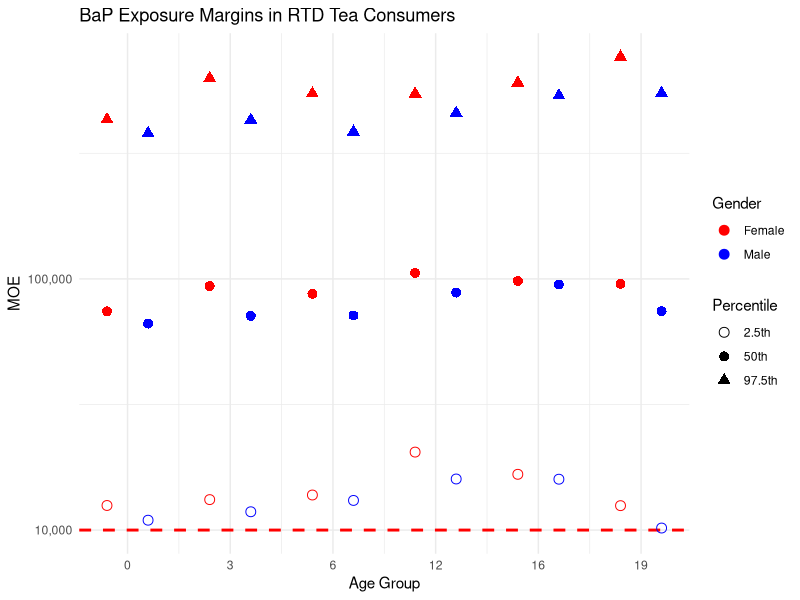

The R source for this figure:
profiles <- data.frame(
  group = c("Male_0_3", "Male_3_6", "Male_6_12", "Male_12_16", "Male_16_18", "Male_19_65", "Female_0_3", "Female_3_6", "Female_6_12","Female_12_16", "Female_16_18", "Female_19_65"),
#Tea consumption data: archived from TFDA public survey from 2017 to 2020
  meanTea = c(158.47, 225.05, 376.35, 524.73, 556.15, 843.99, 126.63, 172.28, 305.67, 379.94, 461.17, 565.50),  
  sdTea = c(116.96, 173.68, 236.96, 346.89, 408.43, 836.87, 91.73, 154.33, 228.84, 256.29, 345.76, 580.28),
#Body weight data: archived from TFDA public survey from 2017 to 2020
  meanW = c(13.46, 20.52, 37.91, 61.75, 67.12, 73.19, 12.27, 19.59, 35.18, 53.45, 58.11, 59.97),
  sdW = c(3.27, 5.04, 13.37, 16.31, 14.19, 14.29, 3.01, 4.51, 11.98, 11.91, 13.99, 11.68)
)

#Benzo[a]pyrene concentrations in 51 tea samples
meanbap <- 0.128
sdbap <- 0.077

n_iter <- 10000
results <- data.frame()

set.seed(123)
for (i in 1:nrow(profiles)) {
  # Extract parameters
  meanTea <- profiles$meanTea[i]
  sdTea <- profiles$sdTea[i]
  meanW <- profiles$meanW[i]
  sdW <- profiles$sdW[i]
  group <- profiles$group[i]
  
  # Simulate consumption (lognormal distribution)
  simTea <- rlnorm(n_iter, 
                   meanlog = log(meanTea^2 / sqrt(sdTea^2 + meanTea^2)),
                   sdlog = sqrt(log(1 + (sdTea^2 / meanTea^2)))) / 1000
  
  # Simulate body weight (lognormal distribution)
  simW <- rlnorm(n_iter, 
                 meanlog = log(meanW^2 / sqrt(sdW^2 + meanW^2)),
                 sdlog = sqrt(log(1 + (sdW^2 / meanW^2))))
  
  # Simulate concentration (lognormal distribution)
  simbap <- rlnorm(n_iter, 
                   meanlog = log(meanbap^2 / sqrt(sdbap^2 + meanbap^2)),
                   sdlog = sqrt(log(1 + (sdbap^2 / meanbap^2))))
  
  # Calculate DI and MOE
  DI <- (simbap * simTea) / simW
  MOE <- 70 / DI
  
  # Store percentiles
  q <- quantile(MOE, probs = c(0.025, 0.5, 0.975))
  results <- rbind(results, data.frame(group = group, p2.5 = q[1], p50 = q[2], p97.5 = q[3]))
}
rownames(results) <- NULL
print(results)

library(ggplot2)
library(dplyr)
library(tidyr)

# Split group into Gender and Age_Group
data_long <- results %>%
  separate(group, into = c("Gender", "Age_Group"), sep = "_") %>%
  pivot_longer(
    cols = c(p2.5, p50, p97.5),
    names_to = "Percentile",
    values_to = "MOE"
  ) %>%
  mutate(
    Gender = factor(Gender, levels = c("Female", "Male")),
    Percentile = recode(Percentile,
                        "p2.5" = "2.5th",
                        "p50" = "50th",
                        "p97.5" = "97.5th"),
    Age_Group = factor(Age_Group, levels = unique(Age_Group)),
    Position = as.numeric(Age_Group) + ifelse(Gender == "Female", -0.2, 0.2)
  )

# Plot
ggplot(data_long, aes(x = Position, y = MOE)) +
  geom_hline(yintercept = 10000, linetype = "dashed", color = "red", linewidth = 1) +
  geom_point(aes(shape = Percentile, color = Gender), size = 3) +
  scale_shape_manual(values = c("2.5th" = 1, "50th" = 16, "97.5th" = 17)) +
  scale_color_manual(values = c("Female" = "red", "Male" = "blue")) +
  scale_y_log10(
    breaks = 10^(3:7),
    labels = c("1,000", "10,000", "100,000", "1,000,000", "10,000,000")
  ) +
  scale_x_continuous(
    breaks = 1:6,
    labels = unique(data_long$Age_Group)
  ) +
  labs(
    title = "BaP Exposure Margins in RTD Tea Consumers",
    x = "Age Group", y = "MOE"
  ) +
  theme_minimal()